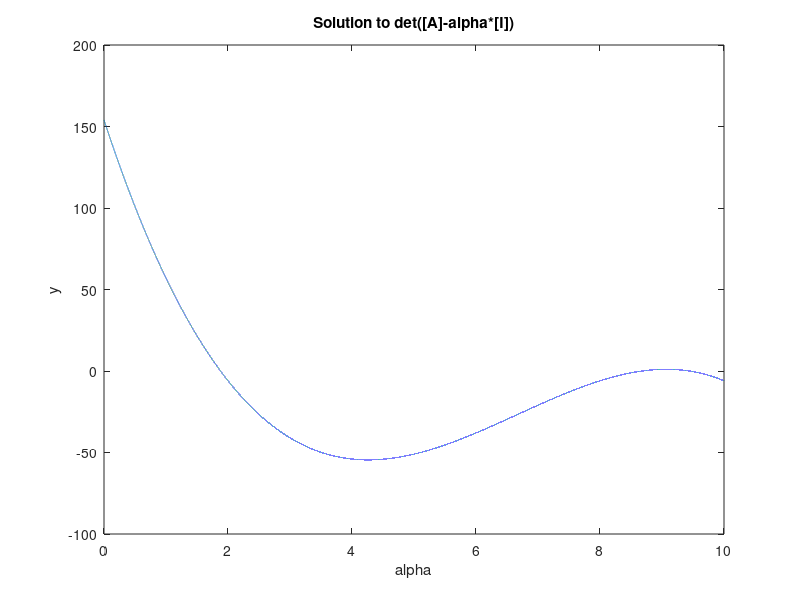

Here is the MATLAB script that generated this plot:
%program that solves det([A]-alpha*[I]
a=0:0.0001:10;
detpoly=-a.^3+20*a.^2-116*a+154;
for i=1:length(a)-1
    if detpoly(i)*detpoly(i+1)<0
        fprintf('%d \n', a(i));
    end
end
plot(a, detpoly);
title('Solution to det([A]-alpha*[I])');
xlabel('alpha');
ylabel('y');
